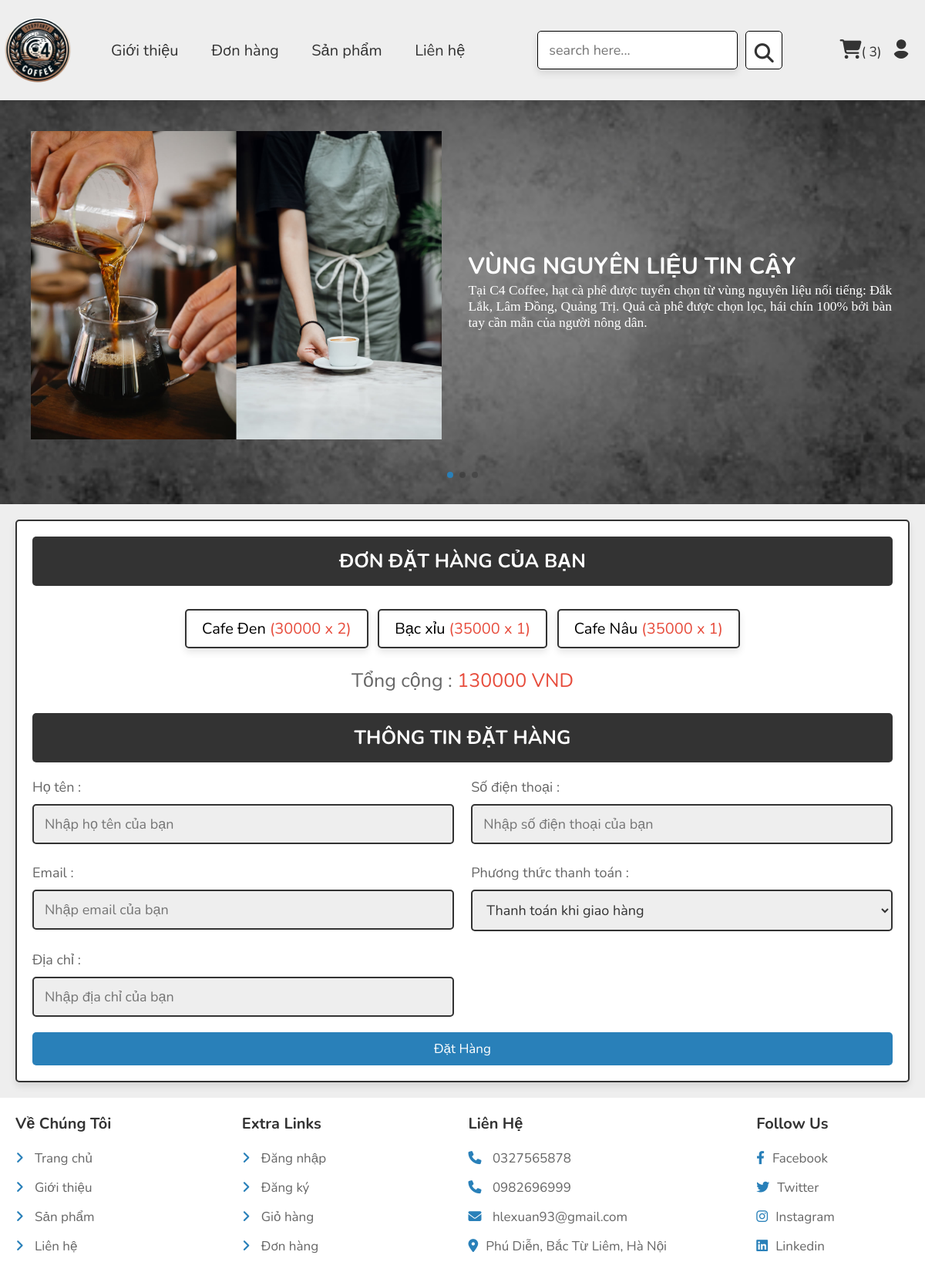
The app's page /checkout.php (signed in) with its own data.
### tables this page shows
CREATE TABLE `cart` (
  `id` int(100) NOT NULL,
  `user_id` int(100) NOT NULL,
  `pid` int(100) NOT NULL,
  `name` varchar(100) NOT NULL,
  `price` int(10) NOT NULL,
  `quantity` int(10) NOT NULL,
  `image` varchar(100) NOT NULL
);

### checkout.php (the view, shortened to what this page needs)
<?php
include 'components/connect.php';
if(isset($_SESSION['user_id'])){
   $user_id = $_SESSION['user_id'];
}else{
   $user_id = '';
   header('location:user_login.php');
};
?>
<!DOCTYPE html>
<html lang="en">
<head>
   <link rel="stylesheet" href="https://cdnjs.cloudflare.com/ajax/libs/font-awesome/6.1.1/css/all.min.css">
   <link rel="stylesheet" href="css/main.css">
</head>
<body>
<?php include 'components/user_header.php'; ?>
<section class="checkout-orders">
   <form action="" method="POST">
   <h3>Đơn đặt hàng của bạn</h3>
      <div class="display-orders">
      <?php
         $grand_total = 0;
         $select_cart = $conn->prepare("SELECT * FROM `cart` WHERE user_id = ?");
         $select_cart->execute([$user_id]);
         if($select_cart->rowCount() > 0){
            while($fetch_cart = $select_cart->fetch(PDO::FETCH_ASSOC)){
               $grand_total += ($fetch_cart['price'] * $fetch_cart['quantity']);
      ?>
         <p> <?= $fetch_cart['name']; ?> <span>(<?= ''.$fetch_cart['price'].' x '. $fetch_cart['quantity']; ?>)</span> </p>
      <?php
            }
         }else{
            echo '<p class="empty">Giỏ hàng của bạn đang trống!</p>';
         }
      ?>
         <div class="grand-total">Tổng cộng : <span><?= $grand_total; ?> VND</span></div>
      </div>
      <h3>Thông tin đặt hàng</h3>
      <div class="flex">
         <div class="inputBox">
            <span>Họ tên :</span>
            <input type="text" name="name" placeholder="Nhập họ tên của bạn" class="box" maxlength="20" required>
         </div>
         <div class="inputBox">
            <span>Số điện thoại :</span>
            <input type="number" name="number" placeholder="Nhập số điện thoại của bạn" class="box" min="0" max="9999999999" onkeypress="if(this.value.length == 10) return false;" required>
         </div>
         <div class="inputBox">
            <span>Email :</span>
            <input type="email" name="email" placeholder="Nhập email của bạn" class="box" maxlength="50" required>
         </div>
         <div class="inputBox">
            <span>Phương thức thanh toán :</span>
            <select name="method" class="box" required>
               <option value="Thanh toán khi giao hàng">Thanh toán khi giao hàng</option>
            </select>
         </div>
         <div class="inputBox">
            <span>Địa chỉ :</span>
            <input type="text" name="address" placeholder="Nhập địa chỉ của bạn" class="box" maxlength="50" required>
         </div>
      </div>
      <input type="submit" name="order" class="btn <?= ($grand_total > 1)?'':'disabled'; ?>" value="Đặt hàng">
   </form>
</section>
<?php include 'components/footer.php'; ?>
</body>
</html>

### css/main.css (style rules this page uses)
:root { --main-color:#2980b9; --orange:#f39c12; --red:#e74c3c; --black:#333; --white:#fff; --light-color:#666; --light-bg:#eee; --border:.2rem solid var(--black); --box-shadow:0 .5rem 1rem rgba(0,0,0,.1); }
* { font-family: 'Nunito', sans-serif; margin:0; padding:0; box-sizing: border-box; outline: none; border:none; text-decoration: none; }
html { font-size: 62.5%; overflow-x: hidden; }
body { background-color: var(--light-bg); }
section { padding:2rem; max-width: 1200px; margin:0 auto; }
.btn, .delete-btn, .option-btn { display: block; width: 100%; margin-top: 1rem; border-radius: .5rem; padding:1rem 3rem; font-size: 1.7rem; text-transform: capitalize; color:var(--white); cursor: pointer; text-align: center; }
.btn { background-color: var(--main-color); }
.display-orders { text-align: center; padding-bottom: 0; }
.display-orders p { display: inline-block; padding:1rem 2rem; margin:1rem .5rem; font-size: 2rem; text-align: center; border:var(--border); background-color: var(--white); box-shadow: var(--box-shadow); border-radius: .5rem; }
.display-orders p span { color:var(--red); }
.display-orders .grand-total { margin-top: 1.5rem; margin-bottom: 2.5rem; font-size: 2.5rem; color:var(--light-color); }
.display-orders .grand-total span { color:var(--red); }
.checkout-orders form { padding:2rem; border:var(--border); background-color: var(--white); box-shadow: var(--box-shadow); border-radius: .5rem; }
.checkout-orders form h3 { border-radius: .5rem; background-color: var(--black); color:var(--white); padding:1.5rem 1rem; text-align: center; text-transform: uppercase; margin-bottom: 2rem; font-size: 2.5rem; }
.checkout-orders form .flex { display: flex; flex-wrap: wrap; gap:1.5rem; justify-content: space-between; }
.checkout-orders form .flex .inputBox { width: 49%; }
.checkout-orders form .flex .inputBox .box { width: 100%; border:var(--border); border-radius: .5rem; font-size: 1.8rem; color:var(--black); padding:1.2rem 1.4rem; margin:1rem 0; background-color: var(--light-bg); }
.checkout-orders form .flex .inputBox span { font-size: 1.8rem; color:var(--light-color); }

### records on screen
cart: name "Cafe Đen", price "30000", quantity "2"
cart: name "Bạc xỉu", price "35000", quantity "1"
cart: name "Cafe Nâu", price "35000", quantity "1"

### other values on screen
$total_cart_counts "3"
$grand_total "130000"
